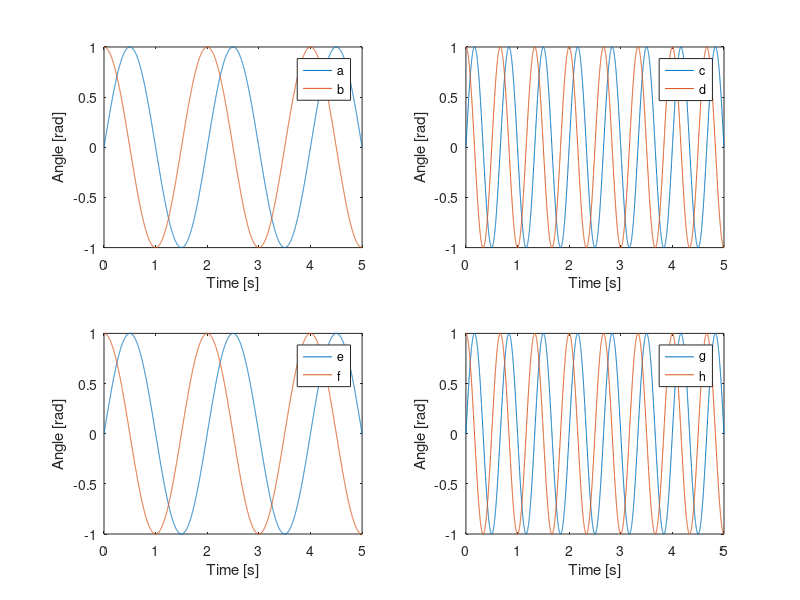

This figure's MATLAB source: (Note: this script raises an error after producing the figure.)
% Beispiele für die Formatierung eines Plots

% Alexander Tödtheide, toedtheide@irt.uni-hannover.de, 2015-06
% Moritz Schappler, moritz.schappler@imes.uni-hannover.de, 2018-03
% (C) Institut für mechatronische Systeme, Universität Hannover

clc; close all; clear
%% Beispieldaten
t = (0:1e-3:5)';

f1 = 0.5;
f2 = 1.5;
y1 = sin(t*2*pi*f1);
y2 = cos(t*2*pi*f1);
y3 = sin(t*2*pi*f2);
y4 = cos(t*2*pi*f2);


fig_handle = figure(1);clf;
axhdl=NaN(2,2);
axhdl(1,1)=subplot(2,2,1);
plot(t,y1); hold on; plot(t,y2); legend('a','b');
xlabel('Time [s]'); ylabel('Angle [rad]');
xlim([0 5]);
axhdl(1,2)=subplot(2,2,2);
plot(t,y3); hold on; plot(t,y4); legend('c','d'); 
xlabel('Time [s]'); ylabel('Angle [rad]');
xlim([0 5]);
axhdl(2,1)=subplot(2,2,3);
plot(t,y1); hold on; plot(t,y2); legend('e','f');
xlabel('Time [s]'); ylabel('Angle [rad]');
xlim([0 5]);
axhdl(2,2)=subplot(2,2,4);
plot(t,y3); hold on; plot(t,y4); legend('g','h'); 
xlabel('Time [s]'); ylabel('Angle [rad]');
xlim([0 5]);


%% Beispiel-Plot 1

shape = [2,2];  
n_cols = shape(2);
nc_rows = shape(1);

bl = 0.13;          % left border,  [0-1]
br = 0.055;         % right border, [0-1]
hu = 0.05;          % upper border, [0-1]
hd = 0.14;          % lower border, [0-1]
bdx = 0.05;         % gap between plots in x, [0-1]
bdy = 0.05;         % gap between plots in y, [0-1]
fig_width = 8.6;    % figure width in cm
fig_height = 7;     % figure height in cm

remove_inner_labels(axhdl,1);
remove_inner_labels(axhdl,2);
set_size_plot_subplot(fig_handle,fig_width,fig_height,axhdl,bl,br,hu,hd,bdx,bdy);
figure_format_publication(axhdl)

figure_save_path = fullfile(fileparts(which('matlab_tools_path_init.m')), 'examples_tests', 'plot_examples');
mkdirs(figure_save_path);
export_fig(fullfile(figure_save_path, 'example_out_1.pdf'));

%% Beispiel-Plot 2
% Verschiedene Formate für die einzelnen Subplots
format{1} = {'r',  '', '-', 0; ...
             'k', 'd', '-', 8};
format{2} = {'k', 'o', '-', 7; ...
             'c', 's', '-', 12};
format{3} = {'b', 'v', '-', 7; ...
             'k', 's', '--', 12};
format{4} = {'g', 'v', '-', 7; ...
             'k', '^', '--', 9};
Names = {{'a','b'},{'c','d'},{'e','f'},{'g','h'},};
for i = 1:length(axhdl(:))
  axes(axhdl(i)); %#ok<LAXES>
  linhdl = get(axhdl(i), 'Children');
  leghdl = line_format_publication(linhdl, format{i}, Names{i});
  legend(leghdl, Names{i});
end
export_fig(fig_handle, fullfile(figure_save_path, 'example_out_2_expfig.pdf'));
exportgraphics(fig_handle, fullfile(figure_save_path, 'example_out_2_expgraph.pdf'),...
  'ContentType','vector');
exportgraphics(fig_handle, fullfile(figure_save_path, 'example_out_2_r300.png'), 'Resolution', 300);